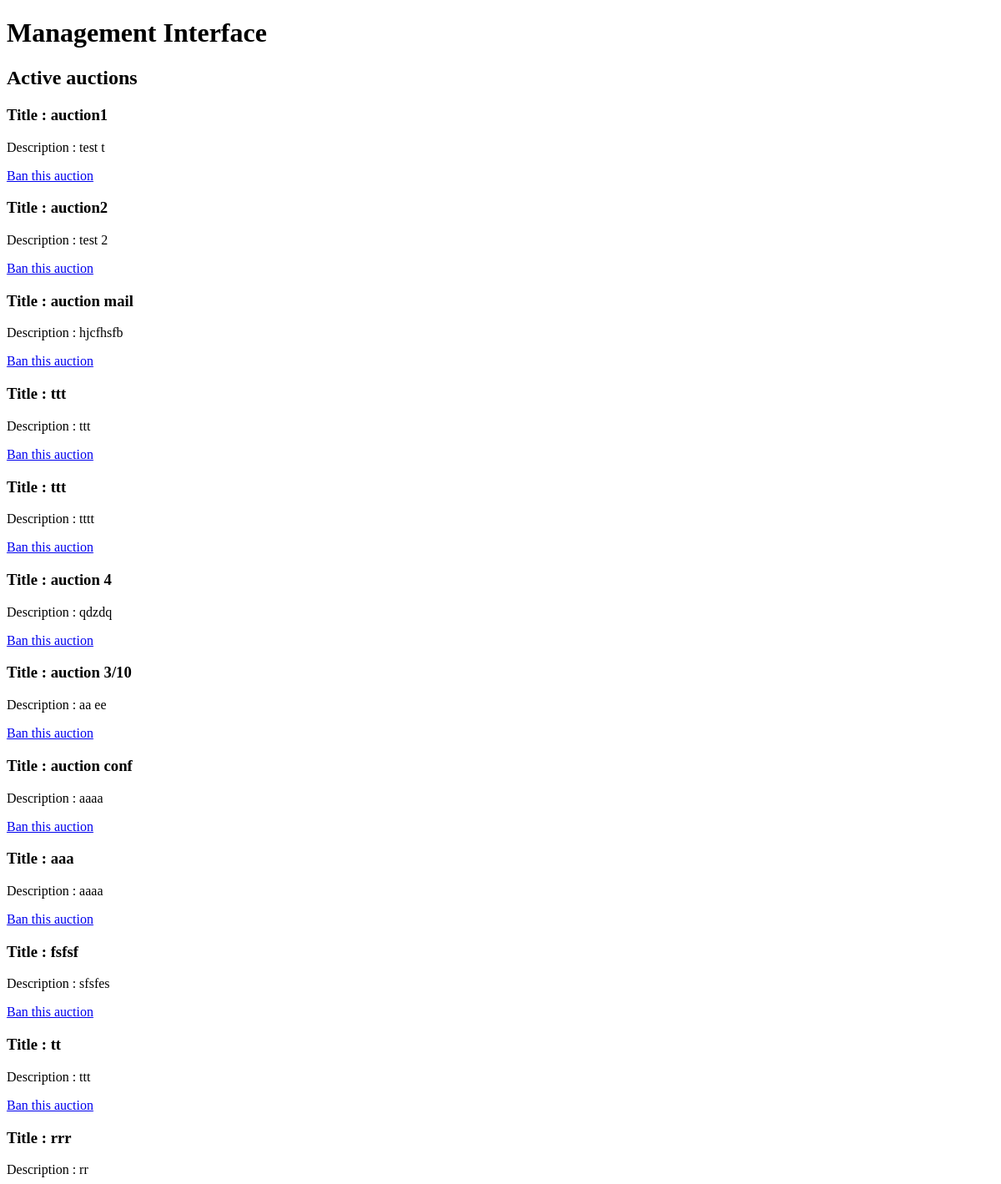
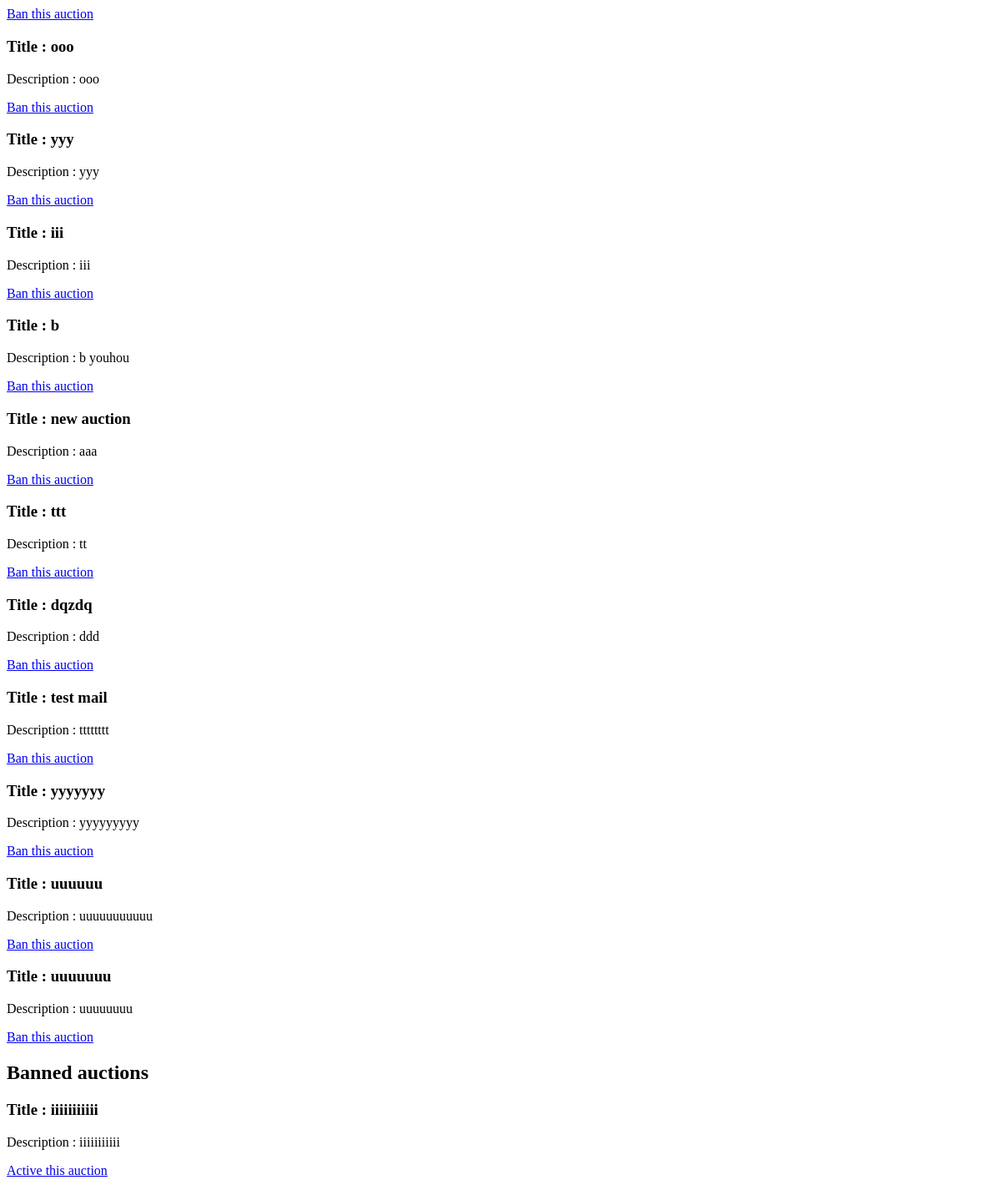
/yaasapp/manage_auctions (signed in), run on an earlier commit of the app's database (2 pictures, top to bottom).
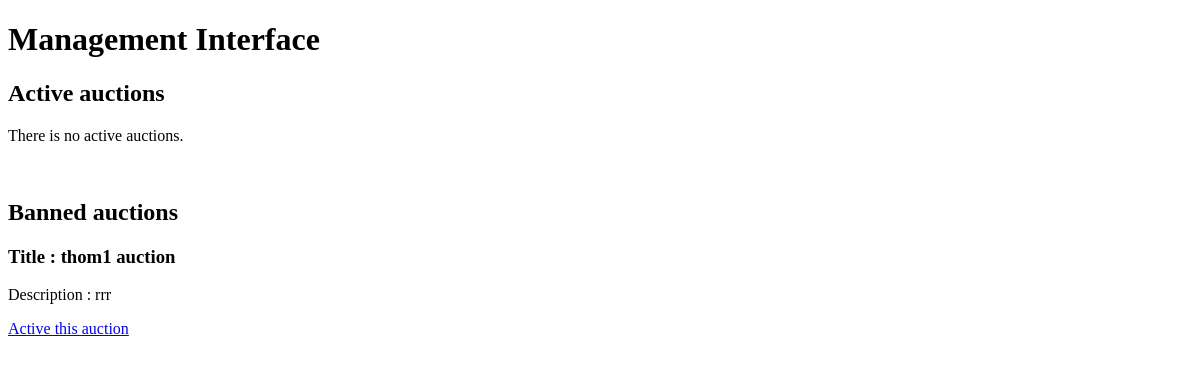
And on a later commit of the database.
### yaasapp/models.py (models this page shows, shortened)
class Auction(models.Model):
    STATE = (
        ('ACTIVE', 'active'),
        ('BANNED', 'banned'),
        ('DUE', 'due'),
        ('ADJUCATED', 'adjudicated'),
        ('DEFAULT', 'default')
        ,
    )
    seller = models.ForeignKey(User, on_delete=models.CASCADE)
    title = models.CharField(max_length=60, blank=False)
    description = models.TextField(max_length=500, blank=False)
    min_price = models.FloatField(blank=False, default=1)
    state = models.CharField(max_length=1, choices=STATE, default='DEFAULT')
    post_date = models.DateField(default=date.today())
    deadline = models.DateField(default=date.today()+timedelta(days=3))

### yaasapp/views.py (the view, shortened to what this page needs)
# urls.py: path('manage_auctions', views.AuctionManagementView.as_view(),
@method_decorator(login_required, name='dispatch')
@method_decorator(staff_member_required, name='dispatch')
class AuctionManagementView(generic.ListView):
    model = Auction
    template_name = 'yaasapp/manager_interface.html'
    context_object_name = 'active_auctions'
    def get_queryset(self):
        return Auction.objects.filter(
            state='ACTIVE'
        )
    def get_context_data(self, **kwargs):
        context = super(AuctionManagementView, self).get_context_data(**kwargs)
        context['banned_auctions'] = Auction.objects.filter(state='BANNED')
        return context
    @method_decorator(staff_member_required)
    def dispatch(self, *args, **kwargs):
        return super(AuctionManagementView, self).dispatch(*args, **kwargs)

### yaasapp/templates/yaasapp/manager_interface.html (shortened to what this page needs)
<!DOCTYPE html>
<html lang="en">
<head>
</head>
<body>
    <H1>Management Interface</H1>
    <h2>Active auctions</h2>
    {% if active_auctions %}
        {% for auction in active_auctions %}
            {% if auction.state == 'ACTIVE'%}
                <h3>Title : {{ auction.title }}</h3>
                <p>Description : {{ auction.description }}</p>
                <a href="{% url 'yaasapp:ban_auction' auction.id %}">Ban this auction</a>
            {% endif %}
        {% endfor %}
    {% else %}
        <p> There is no active auctions.</p>
    {% endif %}
    <br>
    <h2>Banned auctions</h2>
    {% if banned_auctions %}
        {% for auction in banned_auctions %}
            {% if auction.state == 'BANNED'%}
                <h3>Title : {{ auction.title }}</h3>
                <p>Description : {{ auction.description }}</p>
                <a href="{% url 'yaasapp:active_auction' auction.id %}">Active this auction</a>
            {% endif %}
        {% endfor %}
    {% else %}
        <p> There is no banned auctions.</p>
    {% endif %}
</body>
</html>

What changed in the data, as far as the page shows it:
removed Auction: title "auction1", description "test t", shown under "Active auctions"
removed Auction: title "auction2", description "test 2", shown under "Active auctions"
removed Auction: title "auction mail", description "hjcfhsfb", shown under "Active auctions"
removed Auction: title "ttt", description "ttt", shown under "Active auctions"
removed Auction: title "ttt", description "tttt", shown under "Active auctions"
removed Auction: title "auction 4", description "qdzdq", shown under "Active auctions"
removed Auction: title "auction 3/10", description "aa ee", shown under "Active auctions"
removed Auction: title "auction conf", description "aaaa", shown under "Active auctions"
removed Auction: title "aaa", description "aaaa", shown under "Active auctions"
removed Auction: title "fsfsf", description "sfsfes", shown under "Active auctions"
removed Auction: title "tt", description "ttt", shown under "Active auctions"
removed Auction: title "rrr", description "rr", shown under "Active auctions"
removed Auction: title "ooo", description "ooo", shown under "Active auctions"
removed Auction: title "yyy", description "yyy", shown under "Active auctions"
removed Auction: title "iii", description "iii", shown under "Active auctions"
removed Auction: title "b", description "b youhou", shown under "Active auctions"
removed Auction: title "new auction", description "aaa", shown under "Active auctions"
removed Auction: title "ttt", description "tt", shown under "Active auctions"
removed Auction: title "dqzdq", description "ddd", shown under "Active auctions"
removed Auction: title "test mail", description "tttttttt", shown under "Active auctions"
removed Auction: title "yyyyyyy", description "yyyyyyyyy", shown under "Active auctions"
removed Auction: title "uuuuuu", description "uuuuuuuuuuu", shown under "Active auctions"
removed Auction: title "uuuuuuu", description "uuuuuuuu", shown under "Active auctions"
removed Auction: title "iiiiiiiiiii", description "iiiiiiiiiii", shown under "Banned auctions"
added Auction: title "thom1 auction", description "rrr", shown under "Banned auctions"
Also different on the page:
text now shown: "There is no active auctions."
